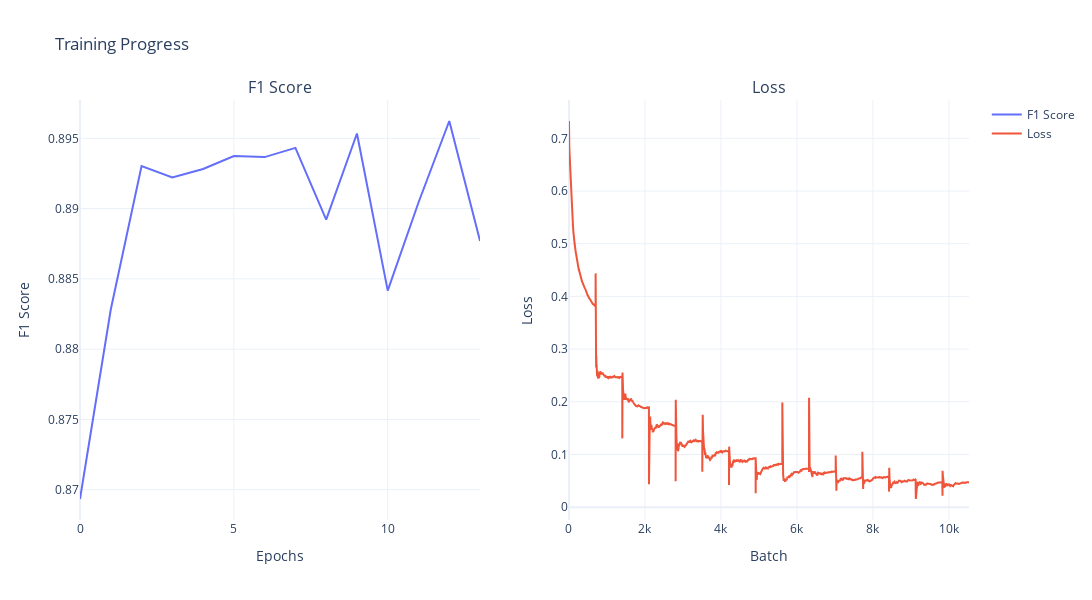

Here is the notebook cell this chart was saved with:
### Code cell
trainer = Trainer(
    model=model,
    train_dataloader=train_loader,
    val_dataloader=val_loader,
    optimizer=optimizer,
    criterion=criterion,
    num_epochs=15,
    device=torch.device('cuda' if torch.cuda.is_available() else 'cpu'),
    enable_visualization=True,
    is_jupyter=True
)

trainer.train()

### Figure 1 — Plotly figure (JSON) as saved in the notebook; plotly's stock layout.template omitted (floating-point values rounded to 4 significant figures; data arrays with more than 128 entries replaced by an {"elided": "..."} marker saying what was removed)
{"data": [{"mode": "lines", "name": "F1 Score", "type": "scatter", "x": [0, 1, 2, 3, 4, 5, 6, 7, 8, 9, 10, 11, 12, 13], "xaxis": "x", "y": [0.8693, 0.8828, 0.893, 0.8922, 0.8928, 0.8937, 0.8937, 0.8943, 0.8892, 0.8953, 0.8842, 0.8904, 0.8962, 0.8877], "yaxis": "y"}, {"mode": "lines", "name": "Loss", "type": "scatter", "x": {"elided": "10530 int values"}, "xaxis": "x2", "y": {"elided": "10530 float values"}, "yaxis": "y2"}], "layout": {"annotations": [{"font": {"size": 16}, "showarrow": false, "text": "F1 Score", "x": 0.225, "xanchor": "center", "xref": "paper", "y": 1, "yanchor": "bottom", "yref": "paper"}, {"font": {"size": 16}, "showarrow": false, "text": "Loss", "x": 0.775, "xanchor": "center", "xref": "paper", "y": 1, "yanchor": "bottom", "yref": "paper"}], "height": 600, "showlegend": true, "title": {"text": "Training Progress"}, "width": 1800, "xaxis": {"anchor": "y", "autorange": true, "domain": [0, 0.45], "range": [0, 13], "title": {"text": "Epochs"}, "type": "linear"}, "xaxis2": {"anchor": "y2", "autorange": true, "domain": [0.55, 1], "range": [0, 10529], "title": {"text": "Batch"}, "type": "linear"}, "yaxis": {"anchor": "x", "autorange": true, "domain": [0, 1], "range": [0.8678, 0.8977], "title": {"text": "F1 Score"}, "type": "linear"}, "yaxis2": {"anchor": "x2", "autorange": true, "domain": [0, 1], "range": [-0.02431, 0.7727], "title": {"text": "Loss"}, "type": "linear"}}}
